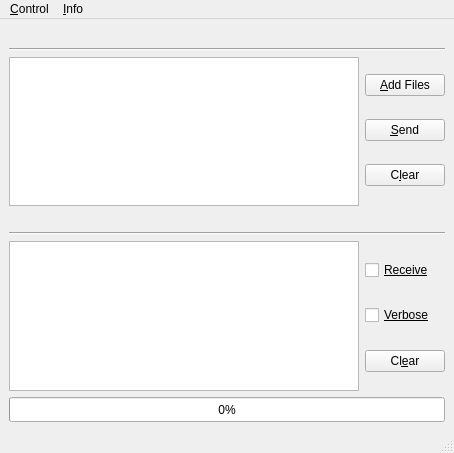
<?xml version="1.0" encoding="UTF-8"?>
<ui version="4.0">
 <author>Makhtar</author>
 <class>QirdaWindow</class>
 <widget class="QMainWindow" name="QirdaWindow">
  <property name="geometry">
   <rect>
    <x>0</x>
    <y>0</y>
    <width>454</width>
    <height>453</height>
   </rect>
  </property>
  <property name="sizePolicy">
   <sizepolicy hsizetype="Preferred" vsizetype="Preferred">
    <horstretch>0</horstretch>
    <verstretch>0</verstretch>
   </sizepolicy>
  </property>
  <property name="minimumSize">
   <size>
    <width>100</width>
    <height>100</height>
   </size>
  </property>
  <property name="maximumSize">
   <size>
    <width>16777215</width>
    <height>16777215</height>
   </size>
  </property>
  <property name="windowTitle">
   <string>Qirda - Infrared data exchanger</string>
  </property>
  <property name="windowIcon">
   <iconset>
    <normaloff>img/qirdaLogo-2.png</normaloff>img/qirdaLogo-2.png</iconset>
  </property>
  <widget class="QWidget" name="centralwidget">
   <layout class="QGridLayout">
    <property name="leftMargin">
     <number>9</number>
    </property>
    <property name="topMargin">
     <number>9</number>
    </property>
    <property name="rightMargin">
     <number>9</number>
    </property>
    <property name="bottomMargin">
     <number>9</number>
    </property>
    <property name="spacing">
     <number>6</number>
    </property>
    <item row="1" column="0">
     <layout class="QVBoxLayout">
      <property name="spacing">
       <number>6</number>
      </property>
      <property name="leftMargin">
       <number>0</number>
      </property>
      <property name="topMargin">
       <number>0</number>
      </property>
      <property name="rightMargin">
       <number>0</number>
      </property>
      <property name="bottomMargin">
       <number>0</number>
      </property>
      <item>
       <widget class="QLabel" name="labelDiagnos">
        <property name="text">
         <string/>
        </property>
       </widget>
      </item>
      <item>
       <widget class="Line" name="line_2">
        <property name="orientation">
         <enum>Qt::Horizontal</enum>
        </property>
       </widget>
      </item>
      <item>
       <layout class="QHBoxLayout">
        <property name="spacing">
         <number>6</number>
        </property>
        <property name="leftMargin">
         <number>0</number>
        </property>
        <property name="topMargin">
         <number>0</number>
        </property>
        <property name="rightMargin">
         <number>0</number>
        </property>
        <property name="bottomMargin">
         <number>0</number>
        </property>
        <item>
         <widget class="QTextEdit" name="debuggingBox">
          <property name="font">
           <font>
            <family>Sans Serif</family>
            <pointsize>13</pointsize>
           </font>
          </property>
          <property name="undoRedoEnabled">
           <bool>false</bool>
          </property>
          <property name="readOnly">
           <bool>true</bool>
          </property>
          <property name="acceptRichText">
           <bool>false</bool>
          </property>
         </widget>
        </item>
        <item>
         <layout class="QVBoxLayout">
          <property name="spacing">
           <number>6</number>
          </property>
          <property name="leftMargin">
           <number>0</number>
          </property>
          <property name="topMargin">
           <number>0</number>
          </property>
          <property name="rightMargin">
           <number>0</number>
          </property>
          <property name="bottomMargin">
           <number>0</number>
          </property>
          <item>
           <widget class="QCheckBox" name="rcvBt">
            <property name="font">
             <font>
              <weight>50</weight>
              <bold>false</bold>
              <underline>true</underline>
             </font>
            </property>
            <property name="text">
             <string>Receive</string>
            </property>
           </widget>
          </item>
          <item>
           <widget class="QCheckBox" name="verbBt">
            <property name="font">
             <font>
              <weight>50</weight>
              <bold>false</bold>
              <underline>true</underline>
              <strikeout>false</strikeout>
             </font>
            </property>
            <property name="text">
             <string>Verbose</string>
            </property>
           </widget>
          </item>
          <item>
           <widget class="QPushButton" name="clearDiagnosticsBt">
            <property name="sizePolicy">
             <sizepolicy hsizetype="Minimum" vsizetype="Fixed">
              <horstretch>0</horstretch>
              <verstretch>0</verstretch>
             </sizepolicy>
            </property>
            <property name="text">
             <string>Cl&amp;ear</string>
            </property>
           </widget>
          </item>
         </layout>
        </item>
       </layout>
      </item>
     </layout>
    </item>
    <item row="2" column="0">
     <widget class="QProgressBar" name="progressBar">
      <property name="sizePolicy">
       <sizepolicy hsizetype="Expanding" vsizetype="Fixed">
        <horstretch>0</horstretch>
        <verstretch>0</verstretch>
       </sizepolicy>
      </property>
      <property name="minimumSize">
       <size>
        <width>100</width>
        <height>25</height>
       </size>
      </property>
      <property name="maximumSize">
       <size>
        <width>16777215</width>
        <height>25</height>
       </size>
      </property>
      <property name="value">
       <number>0</number>
      </property>
      <property name="orientation">
       <enum>Qt::Horizontal</enum>
      </property>
     </widget>
    </item>
    <item row="0" column="0">
     <layout class="QVBoxLayout">
      <property name="spacing">
       <number>6</number>
      </property>
      <property name="leftMargin">
       <number>0</number>
      </property>
      <property name="topMargin">
       <number>0</number>
      </property>
      <property name="rightMargin">
       <number>0</number>
      </property>
      <property name="bottomMargin">
       <number>0</number>
      </property>
      <item>
       <widget class="QLabel" name="labelFiles2Send">
        <property name="text">
         <string/>
        </property>
       </widget>
      </item>
      <item>
       <widget class="Line" name="line_3">
        <property name="orientation">
         <enum>Qt::Horizontal</enum>
        </property>
       </widget>
      </item>
      <item>
       <layout class="QHBoxLayout">
        <property name="spacing">
         <number>6</number>
        </property>
        <property name="leftMargin">
         <number>0</number>
        </property>
        <property name="topMargin">
         <number>0</number>
        </property>
        <property name="rightMargin">
         <number>0</number>
        </property>
        <property name="bottomMargin">
         <number>0</number>
        </property>
        <item>
         <widget class="QTextEdit" name="inFilesBox">
          <property name="sizePolicy">
           <sizepolicy hsizetype="Expanding" vsizetype="Expanding">
            <horstretch>0</horstretch>
            <verstretch>0</verstretch>
           </sizepolicy>
          </property>
          <property name="font">
           <font>
            <family>Sans Serif</family>
            <pointsize>13</pointsize>
            <stylestrategy>PreferDefault</stylestrategy>
            <kerning>true</kerning>
           </font>
          </property>
          <property name="readOnly">
           <bool>true</bool>
          </property>
          <property name="html">
           <string>&lt;!DOCTYPE HTML PUBLIC &quot;-//W3C//DTD HTML 4.0//EN&quot; &quot;http://www.w3.org/TR/REC-html40/strict.dtd&quot;&gt;
&lt;html&gt;&lt;head&gt;&lt;meta name=&quot;qrichtext&quot; content=&quot;1&quot; /&gt;&lt;style type=&quot;text/css&quot;&gt;
p, li { white-space: pre-wrap; }
&lt;/style&gt;&lt;/head&gt;&lt;body style=&quot; font-family:'Sans Serif'; font-size:13pt; font-weight:400; font-style:normal;&quot;&gt;
&lt;p style=&quot;-qt-paragraph-type:empty; margin-top:0px; margin-bottom:0px; margin-left:0px; margin-right:0px; -qt-block-indent:0; text-indent:0px; font-family:'SUSE Serif'; font-size:12pt;&quot;&gt;&lt;br /&gt;&lt;/p&gt;&lt;/body&gt;&lt;/html&gt;</string>
          </property>
          <property name="acceptRichText">
           <bool>false</bool>
          </property>
         </widget>
        </item>
        <item>
         <layout class="QVBoxLayout">
          <property name="spacing">
           <number>6</number>
          </property>
          <property name="leftMargin">
           <number>0</number>
          </property>
          <property name="topMargin">
           <number>0</number>
          </property>
          <property name="rightMargin">
           <number>0</number>
          </property>
          <property name="bottomMargin">
           <number>0</number>
          </property>
          <item>
           <widget class="QPushButton" name="addFileBt">
            <property name="sizePolicy">
             <sizepolicy hsizetype="Minimum" vsizetype="Fixed">
              <horstretch>0</horstretch>
              <verstretch>0</verstretch>
             </sizepolicy>
            </property>
            <property name="text">
             <string>&amp;Add Files</string>
            </property>
           </widget>
          </item>
          <item>
           <widget class="QPushButton" name="sendBt">
            <property name="text">
             <string>&amp;Send</string>
            </property>
           </widget>
          </item>
          <item>
           <widget class="QPushButton" name="clearBt">
            <property name="text">
             <string>C&amp;lear</string>
            </property>
           </widget>
          </item>
         </layout>
        </item>
       </layout>
      </item>
     </layout>
    </item>
   </layout>
  </widget>
  <widget class="QMenuBar" name="menuBar">
   <property name="geometry">
    <rect>
     <x>0</x>
     <y>0</y>
     <width>454</width>
     <height>23</height>
    </rect>
   </property>
   <widget class="QMenu" name="menuInfo">
    <property name="title">
     <string>&amp;Info</string>
    </property>
    <addaction name="actAbout"/>
    <addaction name="actHelp"/>
   </widget>
   <widget class="QMenu" name="menuControl">
    <property name="title">
     <string>&amp;Control</string>
    </property>
    <widget class="QMenu" name="menuLang">
     <property name="title">
      <string>&amp;Language</string>
     </property>
     <addaction name="actEnglish"/>
     <addaction name="actFrench"/>
    </widget>
    <widget class="QMenu" name="menuSysTrayIcon">
     <property name="title">
      <string>System Tray &amp;Icon</string>
     </property>
     <addaction name="actEnableTrayIcon"/>
     <addaction name="actDisableTrayIcon"/>
    </widget>
    <addaction name="actSelectRcvDir"/>
    <addaction name="menuLang"/>
    <addaction name="separator"/>
    <addaction name="menuSysTrayIcon"/>
    <addaction name="actDetect"/>
    <addaction name="separator"/>
    <addaction name="actQuit"/>
   </widget>
   <addaction name="menuControl"/>
   <addaction name="menuInfo"/>
  </widget>
  <widget class="QStatusBar" name="statBar"/>
  <action name="actAbout">
   <property name="text">
    <string>A&amp;bout Qirda</string>
   </property>
  </action>
  <action name="actSelectRcvDir">
   <property name="text">
    <string>Reception &amp;Directory...</string>
   </property>
   <property name="iconText">
    <string>Reception Directory</string>
   </property>
   <property name="toolTip">
    <string>Reception Directory</string>
   </property>
  </action>
  <action name="actQuit">
   <property name="text">
    <string>&amp;Quit</string>
   </property>
  </action>
  <action name="actDetect">
   <property name="text">
    <string>D&amp;etect devices...</string>
   </property>
  </action>
  <action name="actEnglish">
   <property name="text">
    <string>&amp;English</string>
   </property>
  </action>
  <action name="actFrench">
   <property name="text">
    <string>&amp;Francais</string>
   </property>
   <property name="iconText">
    <string>Francais</string>
   </property>
   <property name="toolTip">
    <string>Français</string>
   </property>
  </action>
  <action name="actHelp">
   <property name="text">
    <string>&amp;Help</string>
   </property>
  </action>
  <action name="actEnableTrayIcon">
   <property name="text">
    <string>&amp;Enable</string>
   </property>
  </action>
  <action name="actDisableTrayIcon">
   <property name="text">
    <string>Disa&amp;ble</string>
   </property>
  </action>
 </widget>
 <resources/>
 <connections>
  <connection>
   <sender>clearDiagnosticsBt</sender>
   <signal>clicked()</signal>
   <receiver>debuggingBox</receiver>
   <slot>clear()</slot>
   <hints>
    <hint type="sourcelabel">
     <x>390</x>
     <y>381</y>
    </hint>
    <hint type="destinationlabel">
     <x>175</x>
     <y>329</y>
    </hint>
   </hints>
  </connection>
 </connections>
</ui>
